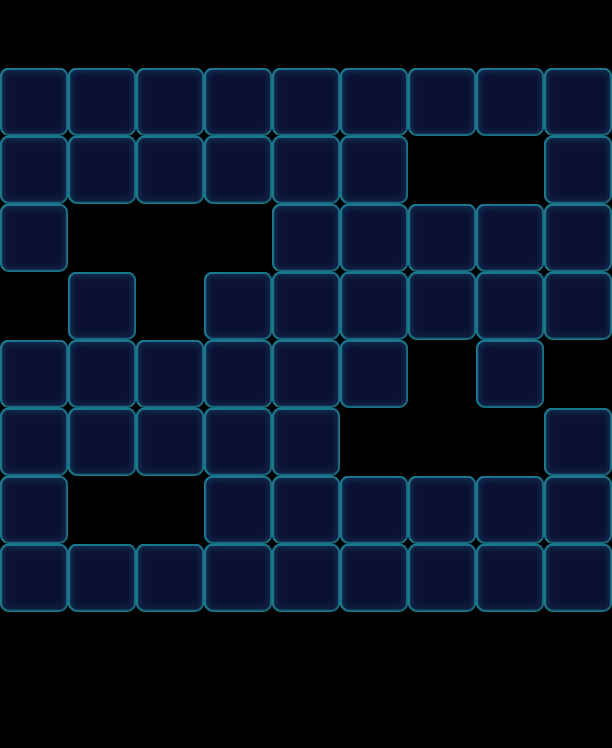

Tiled map render using the project's own tile images. Description and the map definition, with tile-layer contents summarised, below:
An orthogonal 9x11 tile map with 68x68 px tiles, 1 tile layer (Valid), 2 tilesets and 79 objects (58x Floor, 21x Factory_Normal).

<map version="1.0" orientation="orthogonal" width="9" height="11" tilewidth="68" tileheight="68">
 <tileset firstgid="1" name="game_grid1" tilewidth="68" tileheight="68">
  <image source="game_grid1.png" width="68" height="68" />
 </tileset>
 <tileset firstgid="2" name="map" tilewidth="68" tileheight="68">
  <image source="map.png" width="1024" height="1024" />
 </tileset>
 <layer name="Valid" width="9" height="11">
  <data>[99 cells, 58 non-empty, 1 distinct tile ids]</data>
 </layer>
 <objectgroup name="BottomObj" width="9" height="11">
  <object type="Floor" gid="33" x="0" y="272">
   <properties>
    <property name="Layers" value="2" />
   </properties>
  </object>
  <object type="Floor" gid="33" x="0" y="204">
   <properties>
    <property name="Layers" value="2" />
   </properties>
  </object>
  <object type="Floor" gid="33" x="0" y="136">
   <properties>
    <property name="Layers" value="2" />
   </properties>
  </object>
  <object type="Floor" gid="33" x="68" y="136">
   <properties>
    <property name="Layers" value="2" />
   </properties>
  </object>
  <object type="Floor" gid="33" x="68" y="204">
   <properties>
    <property name="Layers" value="2" />
   </properties>
  </object>
  <object type="Floor" gid="33" x="136" y="136">
   <properties>
    <property name="Layers" value="2" />
   </properties>
  </object>
  <object type="Floor" gid="33" x="204" y="136">
   <properties>
    <property name="Layers" value="2" />
   </properties>
  </object>
  <object type="Floor" gid="33" x="272" y="136">
   <properties>
    <property name="Layers" value="2" />
   </properties>
  </object>
  <object type="Floor" gid="33" x="204" y="204">
   <properties>
    <property name="Layers" value="2" />
   </properties>
  </object>
  <object type="Floor" gid="33" x="272" y="204">
   <properties>
    <property name="Layers" value="2" />
   </properties>
  </object>
  <object type="Floor" gid="33" x="340" y="136">
   <properties>
    <property name="Layers" value="2" />
   </properties>
  </object>
  <object type="Floor" gid="33" x="408" y="136">
   <properties>
    <property name="Layers" value="2" />
   </properties>
  </object>
  <object type="Floor" gid="33" x="476" y="136">
   <properties>
    <property name="Layers" value="2" />
   </properties>
  </object>
  <object type="Floor" gid="33" x="544" y="136">
   <properties>
    <property name="Layers" value="2" />
   </properties>
  </object>
  <object type="Floor" gid="33" x="340" y="204">
   <properties>
    <property name="Layers" value="2" />
   </properties>
  </object>
  <object type="Floor" gid="33" x="544" y="204">
   <properties>
    <property name="Layers" value="2" />
   </properties>
  </object>
  <object type="Floor" gid="33" x="272" y="272">
   <properties>
    <property name="Layers" value="2" />
   </properties>
  </object>
  <object type="Floor" gid="33" x="340" y="272">
   <properties>
    <property name="Layers" value="2" />
   </properties>
  </object>
  <object type="Floor" gid="33" x="476" y="272">
   <properties>
    <property name="Layers" value="2" />
   </properties>
  </object>
  <object type="Floor" gid="33" x="544" y="272">
   <properties>
    <property name="Layers" value="2" />
   </properties>
  </object>
  <object type="Floor" gid="33" x="476" y="340">
   <properties>
    <property name="Layers" value="2" />
   </properties>
  </object>
  <object type="Floor" gid="33" x="272" y="340">
   <properties>
    <property name="Layers" value="2" />
   </properties>
  </object>
  <object type="Floor" gid="33" x="544" y="340">
   <properties>
    <property name="Layers" value="2" />
   </properties>
  </object>
  <object type="Floor" gid="33" x="340" y="340">
   <properties>
    <property name="Layers" value="2" />
   </properties>
  </object>
  <object type="Floor" gid="33" x="408" y="340">
   <properties>
    <property name="Layers" value="2" />
   </properties>
  </object>
  <object type="Floor" gid="33" x="204" y="340">
   <properties>
    <property name="Layers" value="2" />
   </properties>
  </object>
  <object type="Floor" gid="33" x="272" y="408">
   <properties>
    <property name="Layers" value="2" />
   </properties>
  </object>
  <object type="Floor" gid="33" x="68" y="408">
   <properties>
    <property name="Layers" value="2" />
   </properties>
  </object>
  <object type="Floor" gid="33" x="340" y="408">
   <properties>
    <property name="Layers" value="2" />
   </properties>
  </object>
  <object type="Floor" gid="33" x="136" y="408">
   <properties>
    <property name="Layers" value="2" />
   </properties>
  </object>
  <object type="Floor" gid="33" x="204" y="408">
   <properties>
    <property name="Layers" value="2" />
   </properties>
  </object>
  <object type="Floor" gid="33" x="0" y="408">
   <properties>
    <property name="Layers" value="2" />
   </properties>
  </object>
  <object type="Floor" gid="33" x="272" y="612">
   <properties>
    <property name="Layers" value="2" />
   </properties>
  </object>
  <object type="Floor" gid="33" x="68" y="612">
   <properties>
    <property name="Layers" value="2" />
   </properties>
  </object>
  <object type="Floor" gid="33" x="340" y="612">
   <properties>
    <property name="Layers" value="2" />
   </properties>
  </object>
  <object type="Floor" gid="33" x="136" y="612">
   <properties>
    <property name="Layers" value="2" />
   </properties>
  </object>
  <object type="Floor" gid="33" x="204" y="612">
   <properties>
    <property name="Layers" value="2" />
   </properties>
  </object>
  <object type="Floor" gid="33" x="0" y="612">
   <properties>
    <property name="Layers" value="2" />
   </properties>
  </object>
  <object type="Floor" gid="33" x="476" y="612">
   <properties>
    <property name="Layers" value="2" />
   </properties>
  </object>
  <object type="Floor" gid="33" x="544" y="612">
   <properties>
    <property name="Layers" value="2" />
   </properties>
  </object>
  <object type="Floor" gid="33" x="408" y="612">
   <properties>
    <property name="Layers" value="2" />
   </properties>
  </object>
  <object type="Floor" gid="33" x="340" y="544">
   <properties>
    <property name="Layers" value="2" />
   </properties>
  </object>
  <object type="Floor" gid="33" x="204" y="544">
   <properties>
    <property name="Layers" value="2" />
   </properties>
  </object>
  <object type="Floor" gid="33" x="272" y="544">
   <properties>
    <property name="Layers" value="2" />
   </properties>
  </object>
  <object type="Floor" gid="33" x="476" y="544">
   <properties>
    <property name="Layers" value="2" />
   </properties>
  </object>
  <object type="Floor" gid="33" x="544" y="544">
   <properties>
    <property name="Layers" value="2" />
   </properties>
  </object>
  <object type="Floor" gid="33" x="544" y="476">
   <properties>
    <property name="Layers" value="2" />
   </properties>
  </object>
  <object type="Floor" gid="33" x="476" y="408">
   <properties>
    <property name="Layers" value="2" />
   </properties>
  </object>
  <object type="Floor" gid="33" x="68" y="340">
   <properties>
    <property name="Layers" value="2" />
   </properties>
  </object>
  <object type="Floor" gid="33" x="0" y="476">
   <properties>
    <property name="Layers" value="2" />
   </properties>
  </object>
  <object type="Floor" gid="33" x="68" y="476">
   <properties>
    <property name="Layers" value="2" />
   </properties>
  </object>
  <object type="Floor" gid="33" x="0" y="544">
   <properties>
    <property name="Layers" value="2" />
   </properties>
  </object>
  <object type="Floor" gid="33" x="204" y="476">
   <properties>
    <property name="Layers" value="2" />
   </properties>
  </object>
  </objectgroup>
 <objectgroup name="MiddleObj" width="9" height="11" />
 <objectgroup color="#000000" name="TopObj" width="9" height="11">
  <!-- 21 objects omitted --></objectgroup>
</map>
<!-- 26 of 79 objects omitted -->
